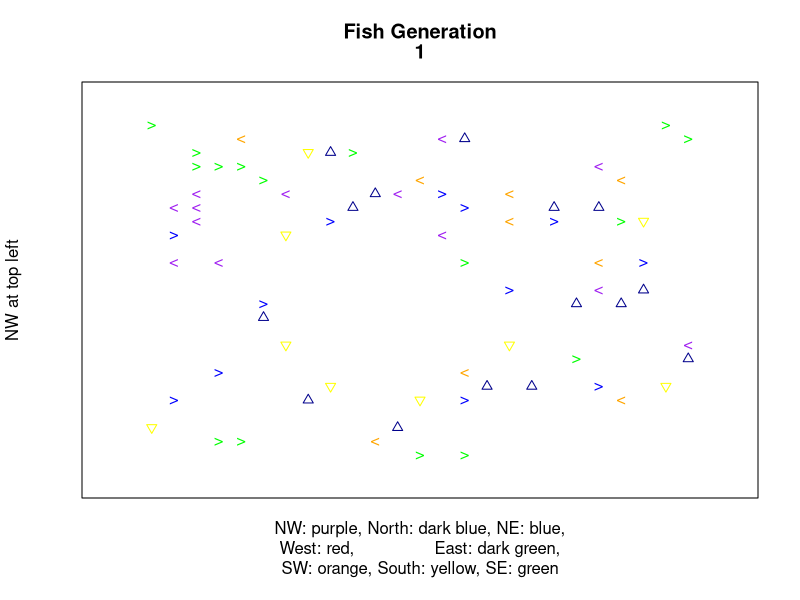
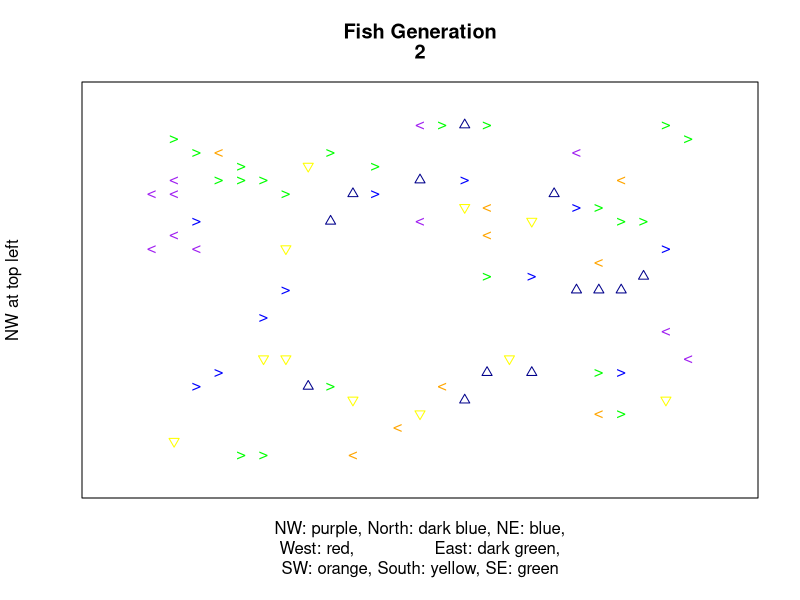
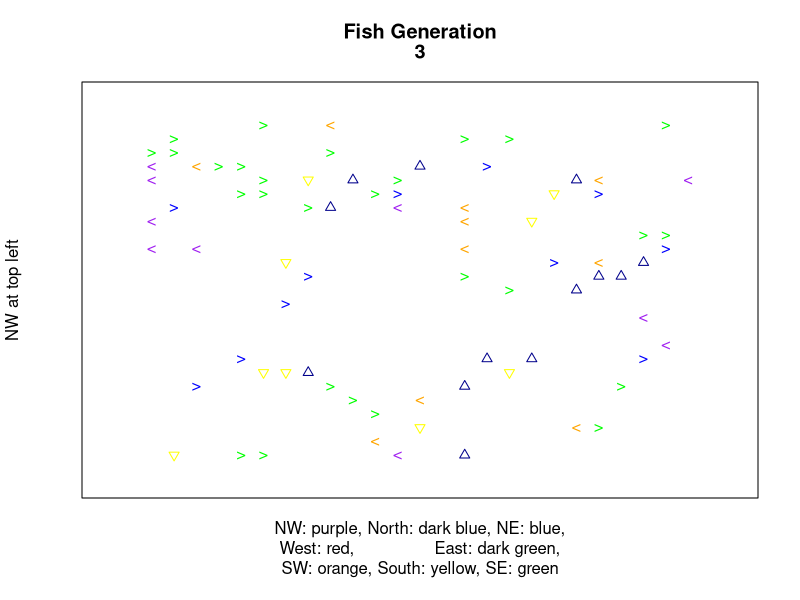
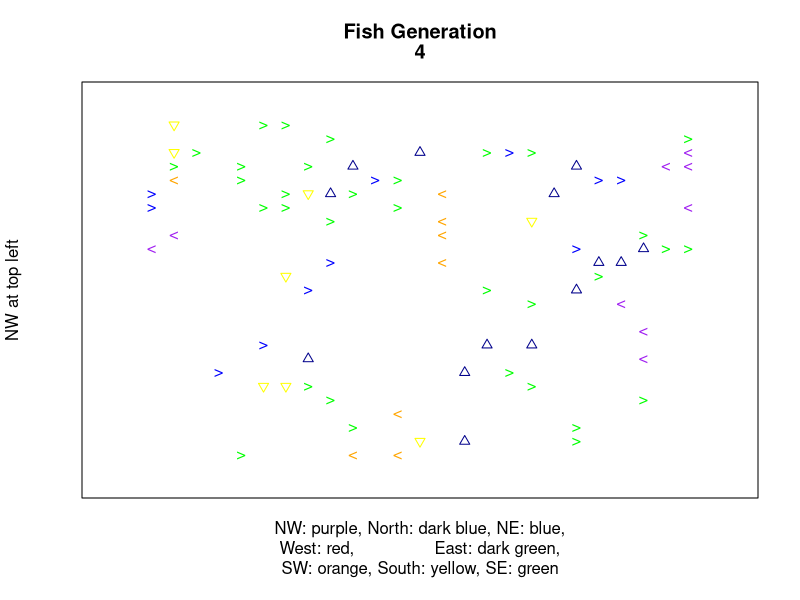
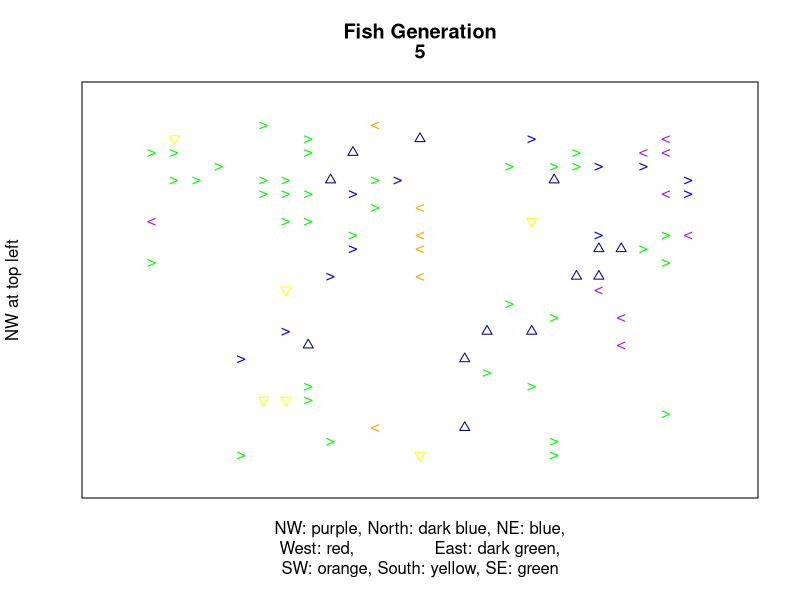
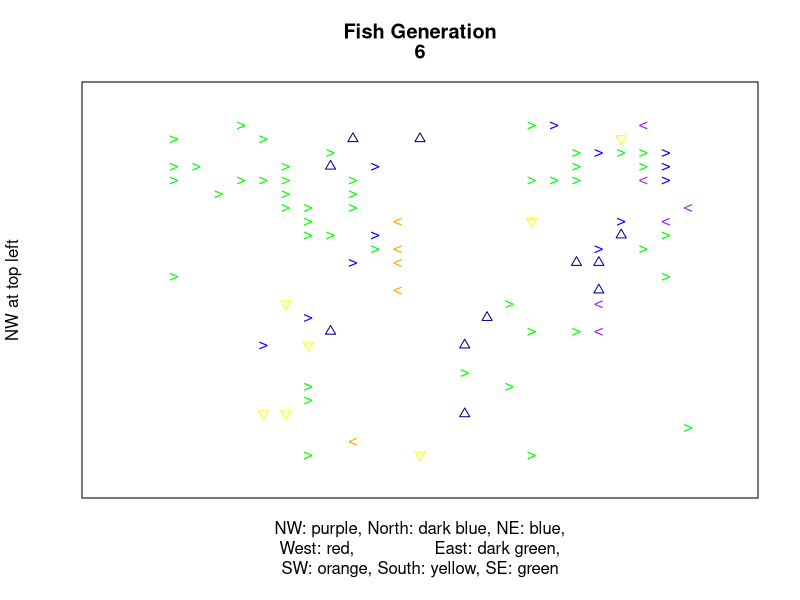
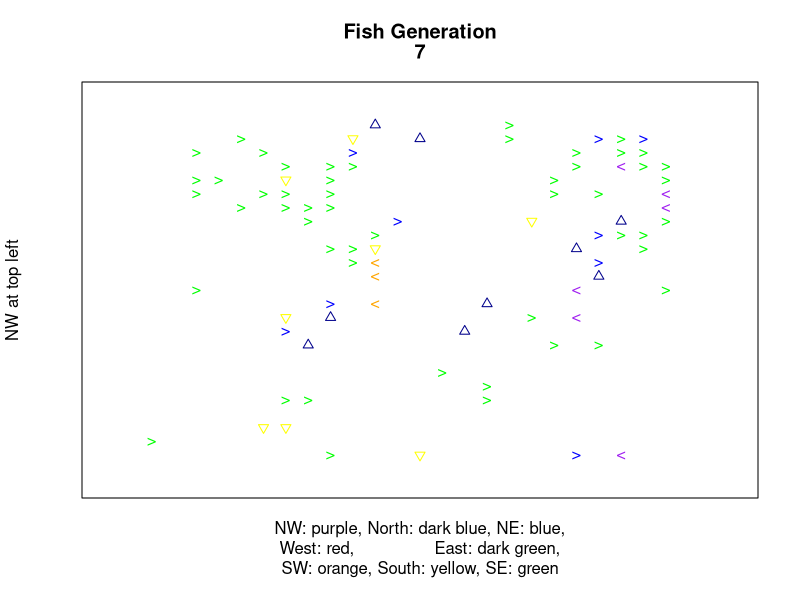
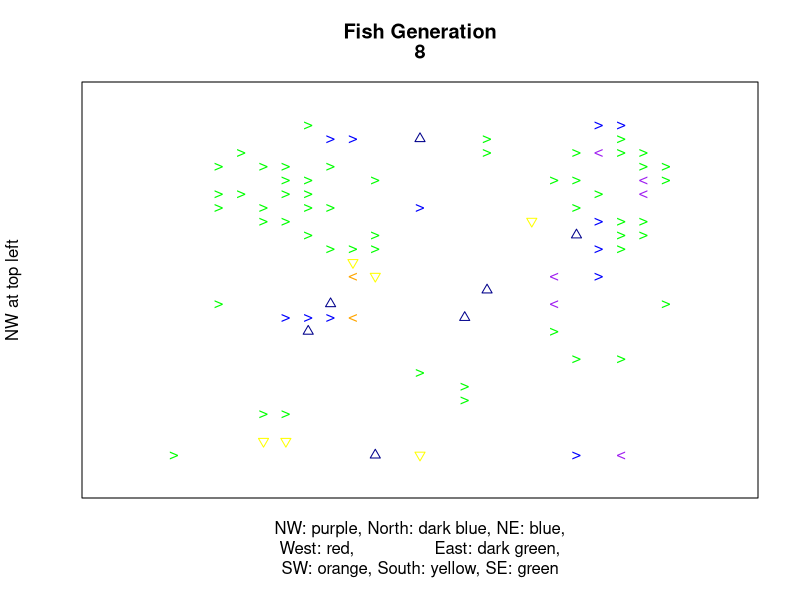

Reproduce these figures in R, in order.
# CA Project 
# Module 14.10 - 'Fish Schooling'
# Project 1.0

# uses round() in get.mean.dir()
# strong bias to cardinal directions
# forms small to medium clusters
# lots of gridlock


# ignore cohesion rule
# obey separation rule and alignment rule
# separation takes precedence

# this version's interpretation of separation rule:
# "don't move into the same space on the grid"

# wrap edges

# this version is probably gonna have the 'herky jerky' movement

# possible cell states (by 'cell' I mean 'pair of coords')
EMPTY <- c(0,0)   # unoccupied cell                    #white
#NW <- list(1,-1)     # fish with direction of Northwest   #purple
#NORTH <- list(1,0)   # fish with direction of North       #indigo
#NE <- list(1,1)      # fish with direction of Northeast   #blue
#WEST <- list(0,-1)   # fish with direction of West        #red
#EAST <- list(0,1)    # fish with direction of East        #dark green
#SW <- list(-1,-1)    # fish with direction of Southwest   #orange
#SOUTH <- list(-1,0)  # fish with direction of South       #yellow
#SE <- list(-1,1)     # fish with direction of Southeast   #green

# minimum gap between fish
#gap.size <- 1 # number of empty cells between two occupied cells


# dimensions
size <- 25
gens <- 50 # slices

probability <- 0.2 # to make sure some cells are empty (for initialization)


# FUNCTIONS

# test whether a pair of coords is (0,0)
empty <- function(coords) {
  return(sum(coords==EMPTY)==2)
}

# copy edges to ghost margins
wrap.edges <- function(slice) {
  # wrap top and bottom edges:
  for(i in 1:2) {
    loaf[[slice]][[i]] <- loaf[[slice]][[size+i]]
    loaf[[slice]][[size+i+2]] <- loaf[[slice]][[i+2]]
  }
  # wrap left and right edges:
  for(i in 1:2) {
    for(row in 3:(size+2)) {
      loaf[[slice]][[row]][[i]] <- loaf[[slice]][[row]][[size+i]]
      loaf[[slice]][[row]][[size+2+i]] <- loaf[[slice]][[row]][[i+2]]
    }
  }
  # set corners:
  for(i in 1:2) {
    for(j in 1:2) {
      # top corners
      loaf[[slice]][[i]][[j]] <- loaf[[slice]][[size+i]][[size+j]]
      loaf[[slice]][[i]][[size+j+2]] <- loaf[[slice]][[size+i]][[j+2]]
      # bottom corners
      loaf[[slice]][[size+i+2]][[j]] <- loaf[[slice]][[i+2]][[size+j]]
      loaf[[slice]][[size+i+2]][[size+j+2]] <- loaf[[slice]][[i+2]][[j+2]]
    }
  }
  return(loaf[[slice]])
}

# get mean direction of all neighbors 
# (Moore's neighborhood,  dist 1 )
get.mean.dir <- function(slice,this.r,this.c) {
  #if(empty(loaf[[slice-1]][[this.r]][[this.c]])) { return(EMPTY) }
  dist <- 1
  num.neighbors <- 0
  neighbor.directions <- EMPTY
  for(row in -dist:dist) {
    for(col in -dist:dist) {
      bro.dir <- unlist(loaf[[slice-1]][[this.r+row]][[this.c+col]])
      if(!(row==0 && col==0) && !empty(bro.dir)) {
        num.neighbors <- num.neighbors + 1
        neighbor.directions <- neighbor.directions + bro.dir
      }
    }
  }
  mean <- signif(neighbor.directions/num.neighbors,0)
  if(num.neighbors==0 || empty(mean)) {
    return( unlist(loaf[[slice-1]][[this.r]][[this.c]]))
  } else { return(mean) }
}

# should keep two fish from moving into the same empty cell
# and keep fish from moving into occupied cell.
okay.to.move <- function(slice,row,col,dest) {
  if(!empty(unlist(loaf[[slice-1]][[dest[1]]][[dest[2]]]))) { return(FALSE) }
  for(r in -1:1) {
    for(c in -1:1) {
      bro.row <- dest[1]+r
      bro.col <- dest[2]+c
      bro.dir <- unlist(loaf[[slice-1]][[bro.row]][[bro.col]])
      if((!(bro.row==row && bro.col==col) && !empty(bro.dir)) && empty(bro.dir+c(r,c))) {
        return(FALSE)
      }
    }
  }
  return(TRUE)
}

# Plot the grid for the generation specified.
print <- function(slice) {
  # not actually flipped
  FLIPPED.Y.AXIS <- 1:(size+4)#:1 # rows reversed for plotting
  # it would be much more efficient to use a matrix here,
  # but this makes the code easier to read at a glance
  nw.x <- vector() 
  nw.y <- vector()
  north.x <- vector()
  north.y <- vector()
  ne.x <- vector()
  ne.y <- vector()
  west.x <- vector()
  west.y <- vector()
  east.x <- vector()
  east.y <- vector()
  sw.x <- vector()
  sw.y <- vector()
  south.x <- vector()
  south.y <- vector()
  se.x <- vector()
  se.y <- vector()
  
  for (row in 3:(size+2)) {
    for (col in 3:(size+2)) {
      direction <- unlist(loaf[[slice]][[row]][[col]])
      if(direction[1]==1) {
        if(direction[2]==-1) {
          nw.x <- c(nw.x,col)
          nw.y <- c(nw.y,FLIPPED.Y.AXIS[row])
        } else if(direction[2]==0) {
          north.x <- c(north.x,col)
          north.y <- c(north.y,FLIPPED.Y.AXIS[row])
        } else {
          ne.x <- c(ne.x,col)
          ne.y <- c(ne.y,FLIPPED.Y.AXIS[row])
        }
      } else if(direction[1]==0) {
        if(direction[2]==-1) {
          west.x <- c(west.x,col)
          west.y <- c(west.y,FLIPPED.Y.AXIS[row])
          #} else if(direction[2]==0) {
          #  empty.x <- c(empty.x,col)
          #  empty.y <- c(empty.y,FLIPPED.Y.AXIS[row])
        } else if(direction[2]==1) {
          east.x <- c(east.x,col)
          east.y <- c(east.y,FLIPPED.Y.AXIS[row])
        }
      } else {
        if(direction[2]==-1) {
          sw.x <- c(sw.x,col)
          sw.y <- c(sw.y,FLIPPED.Y.AXIS[row])
        } else if(direction[2]==0) {
          south.x <- c(south.x,col)
          south.y <- c(south.y,FLIPPED.Y.AXIS[row])
        } else {
          se.x <- c(se.x,col)
          se.y <- c(se.y,FLIPPED.Y.AXIS[row])
        }
      }
    }
  }
  
  # NW is PURPLE
  plot(x=nw.x,y=nw.y,ylim=c(1,size+4),
       xlim=c(1,size+4),pch=60,col="purple",
       main=c("Fish Generation",slice),
       yaxt="n",xaxt="n",
       xlab="NW: purple, North: dark blue, NE: blue,\nWest: red,                East: dark green,\nSW: orange, South: yellow, SE: green",
       ylab="NW at top left") 
  # North is DARK BLUE 
  points(x=north.x,y=north.y,pch=2,col="dark blue")
  # NE is BLUE
  points(x=ne.x,y=ne.y,pch=62,col="blue")
  # WEST is RED
  points(x=west.x,y=west.y,pch=171,col="red")
  # EAST is DARK GREEN
  points(x=east.x,y=east.y,pch=187,col="dark green")
  # SW is ORANGE
  points(x=sw.x,y=sw.y,pch=60,col="orange")
  # SOUTH is YELLOW
  points(x=south.x,y=south.y,pch=6,col="yellow")
  # SE is GREEN
  points(x=se.x,y=se.y,pch=62,col="green")
}


# set up empty loaf
# don't forget to initialize 'ghost' borders (2 cell margin)
loaf <- list()
for(slice in 1:gens) {
  loaf[[slice]] <- list()
  for(row in 1:(size+4)) {
    loaf[[slice]][[row]] <- list()
    for(col in 1:(size+4)) {
      loaf[[slice]][[row]][[col]] <- c(0,0)
    }
  }
}

# set up initial random configuration slice (generation 1)
for(row in 3:(size+2)) {
  for(col in 3:(size+2)) {
    if(rbinom(1,1,probability)) {
      loaf[[1]][[row]][[col]] <- floor(runif(2,-1,2))
    }
  }
}
loaf[[1]] <- wrap.edges(1)
print(1)

# FOR LOOP
for(slice in 2:gens) {
  for(row in 3:(size+2)) {
    for(col in 3:(size+2)) {
      direction <- unlist(loaf[[slice-1]][[row]][[col]])
      if(!empty(direction)) {
        new.direction <- get.mean.dir(slice,row,col)
        loaf[[slice]][[row]][[col]] <- new.direction
        destination <- c(row,col)+direction
        if(okay.to.move(slice,row,col,destination)) {
          #loaf[[slice]][[destination[1]]][[destination[2]]] <- direction
          
          for(i in 1:2) {
            if(destination[i]<3) {
              destination[i] <- destination[i]+size
            } else if(destination[i]>(size+2)) {
              destination[i] <- destination[i]-size
            }
          }
          loaf[[slice]][[destination[1]]][[destination[2]]] <- direction
          loaf[[slice]][[row]][[col]] <- EMPTY
        }
      } #else { loaf[[slice]][[row]][[col]] <- EMPTY }
    }
  }
  loaf[[slice]] <- wrap.edges(slice)
  print(slice)
}
